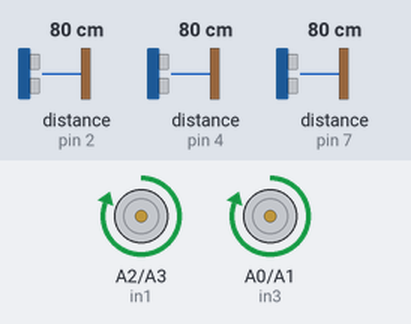
The sketch below on a simulated Arduino Uno, built with avr-gcc and run on an emulated ATmega328P. On the bench: motor-driver pin pairs drawn as motors (green arrow = first pin HIGH = forward, orange = second pin HIGH = backward, longer = more drive, scaled by the enable pin). Wiring (inferred from the names in the program): 3 × ultrasonic range finder: trigger pin 3, echo pin 2 / trigger pin 5, echo pin 4 / trigger pin 8, echo pin 7. Inputs (shaded band) come from the test bench; at power-on: distance to the obstacle (sensors on pin 4, pin 7, pin 2) 80 cm. The echo pulse lasts 58.3 µs per cm.

Above: at 1.2 s.
1.3 s: distance to the obstacle (sensor on pin 4) set to 84 cm
At 1.48 s:
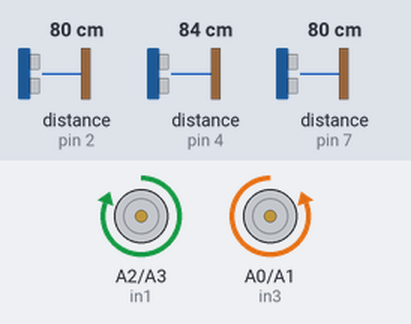
4.3 s: distance to the obstacle (sensor on pin 7) set to 9 cm
7.3 s: distance to the obstacle (sensor on pin 7) set to 6 cm
At 8.5 s:
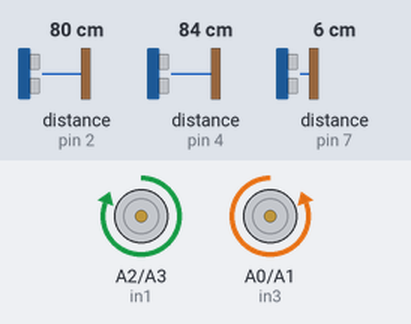
8.8 s: distance to the obstacle (sensor on pin 2) set to 10 cm
10.3 s: distance to the obstacle (sensor on pin 2) set to 7 cm
At 10.9 s:
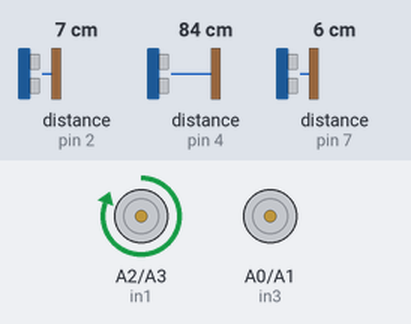
13.3 s: distance to the obstacle (sensor on pin 4) set to 2 cm
At 13.81 s:
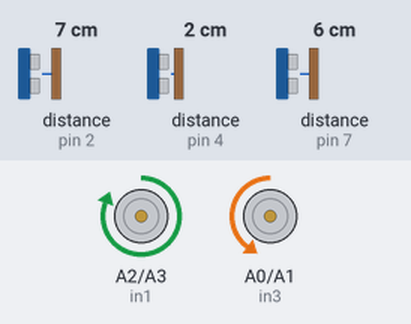
Timing chart, 0 to 17.3 s (numbered marks = the images above; inputs shaded):
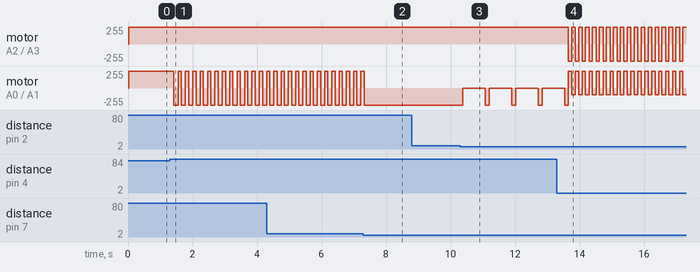

Measured:
- the behaviour switches between 80 and 81 cm on distance to the obstacle (sensor on pin 4) (found by bisection; images 0 and 1)
- the behaviour switches between 8 and 7 cm on distance to the obstacle (sensor on pin 7) (found by bisection; images 1 and 2)
- the behaviour switches between 9 and 8 cm on distance to the obstacle (sensor on pin 2) (found by bisection; images 2 and 3)
- after the input at 1.3 s, motor on A0 (in3) / A1 (in4): alternates forward 255/255 for 0.10 s and backward 255/255 for 0.13 s, starting after 0.12 s
- after the input at 7.3 s, motor on A0 (in3) / A1 (in4): goes on until 7.3 s, then stays backward 255/255
- after the input at 8.8 s, every drawn part: stays the same
- after the input at 10.3 s, motor on A0 (in3) / A1 (in4): alternates backward 255/255 for 0.12 s and stopped for 0.70 s, starting after 0.08 s
- after the input at 13.3 s, motor on A2 (in1) / A3 (in2): alternates forward 255/255 for 0.12 s and backward 255/255 for 0.10 s, starting after 0.35 s

The sketch:

succ_evit_obs.ino
```cpp
 int ena = 6  ;//|définir les porte pour les moteurs
 int in2 = A3 ;//|in1,in2,in3,in4 signifé les sortie
 int in1 = A2 ;//|de moteurs et ena,enb signifer la
 int in4 = A1 ;//|régulation du vitesse et tt sa
 int in3 = A0 ;//|dans le circuit l298n
 int enb = 11 ;//|
    int TRIGPIN_avant  = 3;//|capteur  ************************************
    int ECHOPIN_avant  = 2;//|centre   *le trig pour émiter les onds      *
    int TRIGPIN_gauche = 5;//|capteur  *et le echo pour recepter les      *
    int ECHOPIN_gauche = 4;//|gauche   *ondes .fonctionment: le retard des*
    int TRIGPIN_droite = 8;//|capteur  *echlon garduer par cm             *
    int ECHOPIN_droite = 7;//|droite   ************************************

    int seuil = 7;//
int vitesse = 0;
    void setup(){
    pinMode(ECHOPIN_avant, INPUT);
  pinMode(TRIGPIN_avant, OUTPUT);
  digitalWrite(TRIGPIN_avant, LOW);
   pinMode(ECHOPIN_gauche, INPUT);
  pinMode(TRIGPIN_gauche, OUTPUT);
  digitalWrite(TRIGPIN_gauche, LOW);
   pinMode(ECHOPIN_droite, INPUT);
  pinMode(TRIGPIN_droite, OUTPUT);
  digitalWrite(TRIGPIN_droite, LOW);
pinMode(in1, OUTPUT);
  pinMode(in2, OUTPUT);

  pinMode(in3, OUTPUT);
  pinMode(in4, OUTPUT);

    }

void loop(){
 unsigned long distance_A,distance_G,distance_D;
 vitesse = 255;
 digitalWrite(TRIGPIN_avant, LOW);
  delayMicroseconds(2);
  digitalWrite(TRIGPIN_avant, HIGH);
  delayMicroseconds(10);
  digitalWrite(TRIGPIN_avant, LOW);
 distance_A= pulseIn(ECHOPIN_avant, HIGH);
   distance_A= distance_A/58;
  delay(1);

  digitalWrite(TRIGPIN_gauche, LOW);
  delayMicroseconds(2);
  digitalWrite(TRIGPIN_gauche, HIGH);
  delayMicroseconds(10);
  digitalWrite(TRIGPIN_gauche, LOW);

 distance_G= pulseIn(ECHOPIN_gauche, HIGH);
  distance_G= distance_G/58;
  delay(1);

   digitalWrite(TRIGPIN_droite, LOW);
  delayMicroseconds(2);
  digitalWrite(TRIGPIN_droite, HIGH);
  delayMicroseconds(10);
  digitalWrite(TRIGPIN_droite, LOW);
   distance_D= pulseIn(ECHOPIN_droite, HIGH);
 distance_D=distance_D/58;
  delay(1);
if((distance_D>=seuil) && (distance_A>=seuil) && (distance_G>=seuil)) tout_droit();
//if (distance_A <= seuil) mince_droite();
if((distance_D<=seuil) && (distance_A>=seuil) && (distance_G<=seuil) ) m_avant();
if((distance_D>=seuil) && (distance_A<=seuil) && (distance_G<=seuil)) m_a_droite();
if((distance_D<=seuil) &&(distance_A<=seuil) && (distance_G>=seuil))m_a_gauche();
if ((distance_D) < (distance_G)) tourne_a_gauche();
if  ((distance_G <= seuil))tourne_a_droite();
if((distance_D<=seuil) && (distance_A<=seuil) && (distance_G<=seuil)) revien ();

if(distance_D<=3) retour();
}
void  tout_droit(){
    analogWrite(enb , vitesse);
           analogWrite(ena , vitesse);
   digitalWrite(in1, HIGH);
  digitalWrite(in2, LOW);
  digitalWrite(in3, HIGH);
  digitalWrite(in4, LOW);
  delay(100);
}
void m_avant(){
   analogWrite(enb , vitesse);
           analogWrite(ena , vitesse);
  digitalWrite(in1, HIGH);
  digitalWrite(in2, LOW);
  digitalWrite(in3, HIGH);
  digitalWrite(in4, LOW);
   delay(100);

}
/*void  mince_droite(){
        analogWrite(ena, vitesse);
      digitalWrite(in1, LOW);
      digitalWrite(in2, HIGH);

      analogWrite(enb, vitesse);
      digitalWrite(in3, HIGH);
      digitalWrite(in4, LOW);

      delay(90);
    }
*/
void  m_a_droite(){

analogWrite(ena , vitesse);
  digitalWrite(in1, LOW);
  digitalWrite(in2, LOW);

  analogWrite(enb , vitesse);

  digitalWrite(in3, HIGH);
  digitalWrite(in4, LOW);
  delay(110);
}
void  m_a_gauche(){
   analogWrite(ena , vitesse);

   digitalWrite(in1, HIGH);
  digitalWrite(in2, LOW);

  analogWrite(enb , vitesse);
  digitalWrite(in3, LOW);
  digitalWrite(in4, LOW);
  delay(700);
}

void tourne_a_droite(){
    analogWrite(ena, vitesse );
      digitalWrite(in1, LOW);
      digitalWrite(in2, HIGH);

      analogWrite(enb, vitesse);
      digitalWrite(in3, HIGH);
      digitalWrite(in4, LOW);

      delay(100);
  }


void tourne_a_gauche(){
  analogWrite(ena, vitesse);
        digitalWrite(in1, HIGH);
        digitalWrite(in2, LOW);

        analogWrite(enb, vitesse);
        digitalWrite(in3, LOW);
        digitalWrite(in4, HIGH);

        delay(110);
}

void revien (){

           analogWrite(ena , vitesse);
  digitalWrite(in1, HIGH);
  digitalWrite(in2, LOW);

   analogWrite(enb , 100);

  digitalWrite(in3, LOW);
  digitalWrite(in4, HIGH);
  delay(110);
}

void retour(){

           analogWrite(ena , 100);
  digitalWrite(in1, HIGH);
  digitalWrite(in2, LOW);
  analogWrite(enb , 100);
  digitalWrite(in3, HIGH);
  digitalWrite(in4, LOW);
  delay(12);

           analogWrite(ena , 100);
  digitalWrite(in1, HIGH);
  digitalWrite(in2, LOW);
  analogWrite(enb , 100);
  digitalWrite(in3, LOW);
  digitalWrite(in4, HIGH);
  delay(90);
}
```
